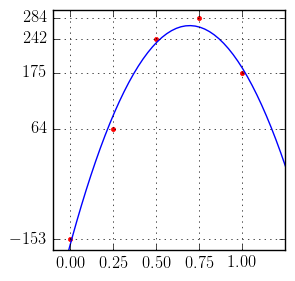

The script that saved this image:
#!/usr/bin/env python3
# -*- coding: utf-8 -*-

'''
Este trabalho está licenciado sob a Licença Creative Commons Atribuição-CompartilhaIgual 3.0 Não Adaptada. Para ver uma cópia desta licença, visite http://creativecommons.org/licenses/by-sa/3.0/ ou envie uma carta para Creative Commons, PO Box 1866, Mountain View, CA 94042, USA.

Author: Pedro H A Konzen - 10/2016

Descrição:
Polinômio de grau 2 que melhor se ajusta aos pontos dados na seguinte tabela:
\begin{equation*}
\begin{array}{l|ccccc}
i & 1   & 2  & 3 & 4 &  5\\\hline
x_i&0,00&0,25&0,50&0,75&1,00\\
y_i&-153&64&242&284&175
\end{array}
\end{equation*} 

Solução: $p(x) = -165,37143 + 1250,9714x -900,57143x^2$
'''

import numpy as np
import scipy as sci
from scipy import optimize
import matplotlib.pyplot as plt

#font letter
plt.rc('text', usetex=True)
plt.rc('font', family='serif', size=12)

#canvas
fig = plt.figure(figsize=(3,3), dpi=300, linewidth=0.0, facecolor="white")

#axes definitions
ax = plt.subplot(1,1,1)

ax.grid()

ax.set_ylim(-175,300)

#pontos
xi = [0,0.25,0.5,0.75,1]
yi = [-153,64,242,284,175]
ax.plot(xi, yi, 'ro', markersize=3, markeredgecolor="red")

ax.set_xticks(xi)
ax.set_yticks(yi)

#reta
def f(x):
    return -165.37143 + 1250.9714*x -900.57143*x**2

xx = np.linspace (-0.1, 1.25)
ax.plot(xx, f(xx), 'b-')

fig_file =  "ex_ajuste_polinomial"
fig.savefig(fig_file+".eps", bbox_inches='tight')
fig.savefig(fig_file+".svg", bbox_inches='tight')
fig.savefig(fig_file+".png", bbox_inches='tight')


